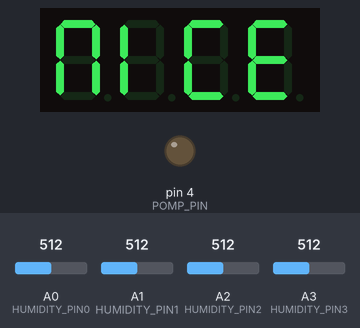
Bench run of a sketch on a simulated Arduino Uno, built with avr-gcc and run on an emulated ATmega328P. Parts: 4-digit seven-segment display, output pins drawn as LEDs (lit = HIGH). Inputs (shaded band) come from the test bench; at power-on: A0 (HUMIDITY_PIN0) = 512, A1 (HUMIDITY_PIN1) = 512, A2 (HUMIDITY_PIN2) = 512, A3 (HUMIDITY_PIN3) = 512. What the sketch prints to the serial monitor is not drawn.

Above: at 1.1 s.
Timing chart, 0 to 13.5 s (numbered marks = the images above):
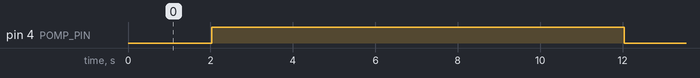

Measured:
- by itself, pin 4 (POMP_PIN): LOW → HIGH at 2.0 s, → LOW 10.0 s later

The sketch:

irrigator_robot_source.ino
```cpp
#include <SevenSegmentTM1637.h>
// Пин для помпы
#define POMP_PIN        4
// Пин для датчика влажности 0
#define HUMIDITY_PIN0    A0
// Пин для датчика влажности 1
#define HUMIDITY_PIN1    A1
// Пин для датчика влажности 2
#define HUMIDITY_PIN2    A2
// Пин для датчика влажности 3
#define HUMIDITY_PIN3    A3
// Минимальный порог влажности почвы
#define HUMIDITY_MIN    400
// Максимальный порог влажности почвы
#define HUMIDITY_MAX    600
// Интервал между проверкой на полив растения
#define INTERVAL        60000 * 5
// Пины для дисплея
#define CLK 9
#define DIO 8
// Переменная для хранения показания влажности почвы
unsigned int humidityOv = 0;

// Статическая переменная для хранения времени
unsigned long waitTime = 0;

// Инициализация дисплея
SevenSegmentTM1637    display(CLK, DIO);

void setup(void)
{
  // пин помпы в режим выхода
  pinMode(POMP_PIN, OUTPUT);
  Serial.begin(9600);
  display.begin();
  display.setBacklight(100);
  display.print("INIT");
}

void loop(void)
{
  // Считываем текущие показания датчиков влажности
  int humidityNow0 = analogRead(HUMIDITY_PIN0);
  int humidityNow1 = analogRead(HUMIDITY_PIN1);
  int humidityNow2 = analogRead(HUMIDITY_PIN2);
  int humidityNow3 = analogRead(HUMIDITY_PIN3);

  int humidityOvNow = (humidityNow0 + humidityNow1 + humidityNow2 /* + humidityNow3 */) / 3;
  // если показания текущей влажности почвы
  // не равняется предыдущему запросу
  if(humidityOvNow != humidityOv) {
    // сохраняем текущие показания влажности
    humidityOv = humidityOvNow;
    if (humidityOvNow > HUMIDITY_MAX || humidityOvNow < HUMIDITY_MIN)
      display.print("POOR");
    else
      display.print("NICE");
    delay(1000);
    display.clear();
  }

  Serial.print("1 - ");
  Serial.print(humidityNow0);
  Serial.print(" 2 - ");
  Serial.print(humidityNow1);
  Serial.print(" 3 - ");
  Serial.print(humidityNow2);
  Serial.print(" 4 - ");
  Serial.print(humidityNow3);
  Serial.print(" Overall - ");
  Serial.println(humidityOv);

  // если прошёл заданный интервал времени
  // и значения датчика влажности меньше допустимой границы
  if ((waitTime == 0 || millis() - waitTime > INTERVAL) &&
  humidityOv > HUMIDITY_MIN /*|| humidityOv > HUMIDITY_MAX*/) {
    // включаем помпу
    digitalWrite(POMP_PIN, HIGH);
    // ждём 10 секунд
    delay(10000);
    // выключаем помпу
    digitalWrite(POMP_PIN, LOW);
    // приравниваем переменной waitTime
    // значение текущего времени плюс 3 минуты
    waitTime = millis();
  }
}
```
